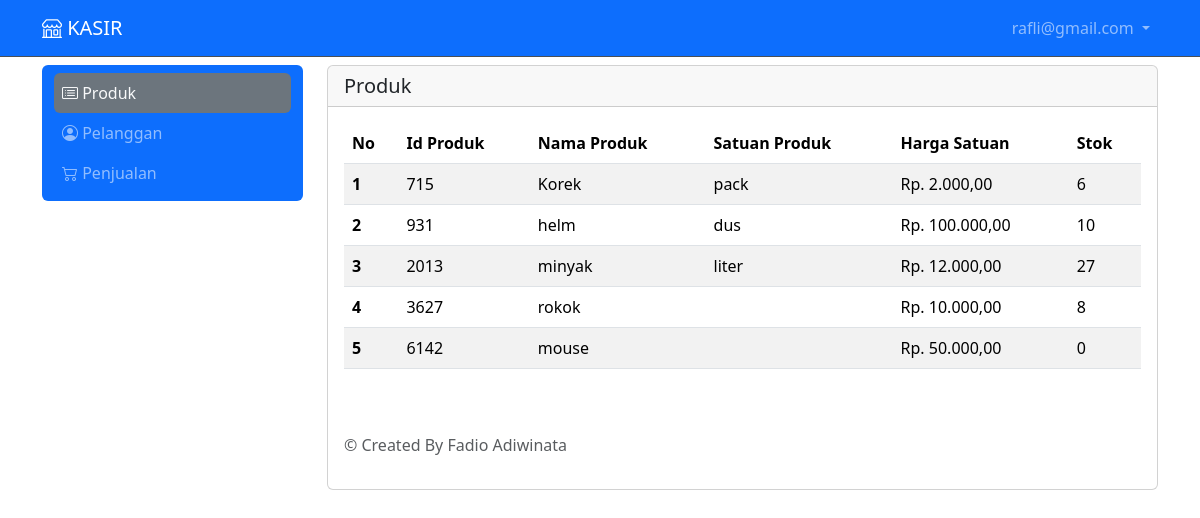
/kasir/index.php (signed in), run on the app's committed database.
### tables this page shows
CREATE TABLE `tb_produk` (
  `id_produk` int(11) NOT NULL,
  `nama` varchar(255) NOT NULL,
  `satuan` varchar(200) NOT NULL,
  `harga` int(11) NOT NULL,
  `stok` int(11) NOT NULL
);

### kasir/produk.php (the view, shortened to what this page needs)
<?php
include "../proses/connect.php";
$query = mysqli_query($conn, "SELECT * FROM tb_produk");
while ($record = mysqli_fetch_array($query)) {
    $result[] = $record;
}
?>
<div class="col-lg-9 mt-2">
    <div class="card">
        <h5 class="card-header">Produk</h5>
        <div class="card-body">
            <?php
            if (empty($result)) {
                echo "Data Produk tidak ada";
            } else {
                    ?>
                <div class="table-responsive">
                <table class="table table-striped table-hover" id="example">
                    <thead>
                        <tr class="text-nowrap">
                            <th scope="col">No</th>
                            <th scope="col">Id Produk</th>
                            <th scope="col">Nama Produk</th>
                            <th scope="col">Satuan Produk</th>
                            <th scope="col">Harga Satuan</th>
                            <th scope="col">Stok</th>
                        </tr>
                    </thead>
                    <tbody>
                        <?php
                        $no = 1;
                        foreach ($result as $row) {
                            ?>
                            <tr>
                                <th scope="row">
                                    <?php echo $no++ ?>
                                </th>
                                <td>
                                    <?php echo $row['id_produk'] ?>
                                </td>
                                <td>
                                    <?php echo $row['nama'] ?>
                                </td>
                                <td>
                                    <?php echo $row['satuan'] ?>
                                </td>
                                <td>
                                    <?php echo 'Rp. ', number_format($row['harga'], 2, ',', '.') ?>
                                </td>
                                <td>
                                    <?php echo $row['stok'] ?>
                                </td>
                            </tr>
                        <?php } ?>
                    </tbody>
                </table>
                </div>
            <?php } ?>
            <p class="mt-5 mb-3 text-body-secondary">&copy; Created By Fadio Adiwinata</p>
        </div>
    </div>
</div>

### data on the page
tb_produk: id_produk "715", nama "Korek", satuan "pack", harga "2.000,00", stok "6"
tb_produk: id_produk "931", nama "helm", satuan "dus", harga "100.000,00", stok "10"
tb_produk: id_produk "2013", nama "minyak", satuan "liter", harga "12.000,00", stok "27"
tb_produk: id_produk "3627", nama "rokok", harga "10.000,00", stok "8"
tb_produk: id_produk "6142", nama "mouse", harga "50.000,00", stok "0"

### other printed values
$_SESSION['username_kasir'] "rafli@gmail.com"
